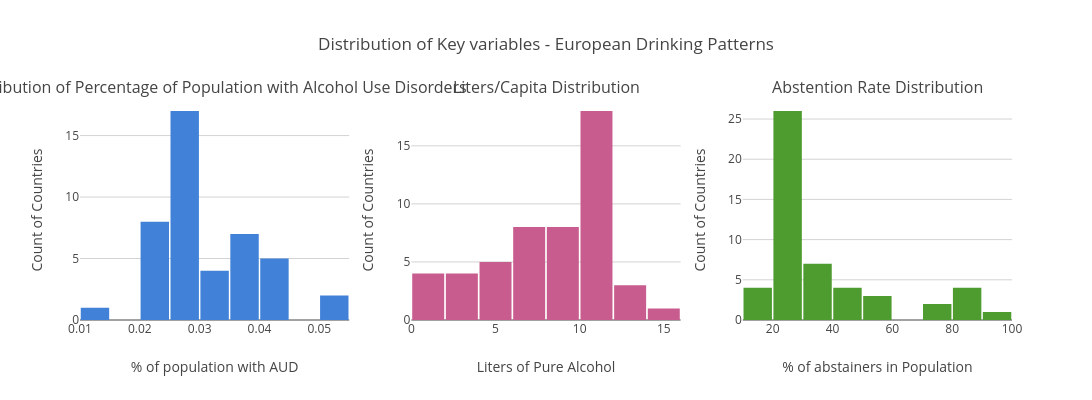

Write notebook code for a chart like this one.
### Code cell
fig = make_subplots(rows=1, cols=3,
                    subplot_titles=['Distribution of Percentage of Population with Alcohol Use Disorders',
                                    'Liters/Capita Distribution',
                                    'Abstention Rate Distribution'])
fig.add_trace(go.Histogram(x=prev_avg['precent_of_prevalence'], nbinsx=10,marker_color='#4182D8'),row=1, col=1)
fig.add_trace(go.Histogram(x=con_avg['NumericValue'], nbinsx=10,marker_color='#C85C8E'), row=1, col=2)
fig.add_trace(go.Histogram(x=abs_avg['NumericValue'], nbinsx=10,marker_color='#4E9B30'), row=1, col=3)


fig.update_layout(
    title='Distribution of Key variables - European Drinking Patterns',
    plot_bgcolor='white',
    showlegend=False,
    bargap=0.05,
    height=400,
    width=1200
)
fig.update_xaxes(showgrid=False)
fig.update_xaxes(title_text= '% of population with AUD', row=1, col=1)
fig.update_xaxes(title_text='Liters of Pure Alcohol', row=1, col=2)
fig.update_xaxes(title_text='% of abstainers in Population', row=1, col=3)
fig.update_yaxes(showgrid=True, gridcolor='lightgrey', title_text='Count of Countries')

### Figure 1 — Plotly figure (JSON) as saved in the notebook; plotly's stock layout.template omitted (floating-point values rounded to 4 significant figures)
{"data": [{"marker": {"color": "#4182D8"}, "nbinsx": 10, "type": "histogram", "x": [0.02223, 0.03045, 0.04283, 0.03358, 0.03685, 0.02776, 0.02463, 0.02887, 0.02872, 0.02744, 0.04455, 0.02294, 0.0351, 0.0357, 0.03237, 0.02872, 0.02833, 0.03514, 0.05287, 0.01407, 0.02733, 0.02684, 0.02816, 0.03611, 0.02906, 0.02953, 0.02387, 0.02316, 0.02312, 0.02098, 0.03767, 0.0436, 0.02386, 0.02784, 0.04362, 0.02915, 0.02586, 0.02842, 0.03235, 0.02659, 0.05106, 0.03963, 0.02996, 0.04466], "xaxis": "x", "yaxis": "y"}, {"marker": {"color": "#C85C8E"}, "nbinsx": 10, "type": "histogram", "x": [4.442, 11.3, 3.706, 11.94, 0.6389, 11.65, 10.16, 4.552, 10.21, 10.6, 5.885, 13.25, 10.2, 14.36, 9.121, 12.3, 6.687, 11.39, 7.501, 11.7, 7.14, 11.94, 2.455, 7.804, 3.605, 5.369, 10.53, 12.34, 11.85, 6.496, 9.247, 8.929, 4.075, 6.319, 9.985, 11.04, 8.158, 10.68, 9.603, 8.711, 10.31, 10.73, 10.3, 7.067, 9.459, 0.7772, 2.863, 1.445, 6.881, 10.39, 1.914], "xaxis": "x2", "yaxis": "y2"}, {"marker": {"color": "#4E9B30"}, "nbinsx": 10, "type": "histogram", "x": [49.8, 16.39, 50.69, 20.47, 85.62, 29.54, 22.12, 57.88, 34.91, 30.63, 31.11, 25.14, 21.65, 24.04, 21.32, 22.25, 44.92, 21.1, 26.25, 27.73, 22.36, 17.5, 40.38, 25.0, 74.4, 79.46, 25.8, 24.19, 16.1, 24.93, NaN, 45.8, 22.07, 56.49, 23.3, 27.63, 21.51, 30.29, 24.39, 39.78, NaN, 39.73, 27.5, 27.94, 21.72, 23.03, 19.9, 88.24, 84.1, 90.25, 32.24, 21.66, 85.33], "xaxis": "x3", "yaxis": "y3"}], "layout": {"annotations": [{"font": {"size": 16}, "showarrow": false, "text": "Distribution of Percentage of Population with Alcohol Use Disorders", "x": 0.1444, "xanchor": "center", "xref": "paper", "y": 1, "yanchor": "bottom", "yref": "paper"}, {"font": {"size": 16}, "showarrow": false, "text": "Liters/Capita Distribution", "x": 0.5, "xanchor": "center", "xref": "paper", "y": 1, "yanchor": "bottom", "yref": "paper"}, {"font": {"size": 16}, "showarrow": false, "text": "Abstention Rate Distribution", "x": 0.8556, "xanchor": "center", "xref": "paper", "y": 1, "yanchor": "bottom", "yref": "paper"}], "bargap": 0.05, "height": 400, "plot_bgcolor": "white", "showlegend": false, "title": {"text": "Distribution of Key variables - European Drinking Patterns"}, "width": 1200, "xaxis": {"anchor": "y", "domain": [0, 0.2889], "showgrid": false, "title": {"text": "% of population with AUD"}}, "xaxis2": {"anchor": "y2", "domain": [0.3556, 0.6444], "showgrid": false, "title": {"text": "Liters of Pure Alcohol"}}, "xaxis3": {"anchor": "y3", "domain": [0.7111, 1], "showgrid": false, "title": {"text": "% of abstainers in Population"}}, "yaxis": {"anchor": "x", "domain": [0, 1], "gridcolor": "lightgrey", "showgrid": true, "title": {"text": "Count of Countries"}}, "yaxis2": {"anchor": "x2", "domain": [0, 1], "gridcolor": "lightgrey", "showgrid": true, "title": {"text": "Count of Countries"}}, "yaxis3": {"anchor": "x3", "domain": [0, 1], "gridcolor": "lightgrey", "showgrid": true, "title": {"text": "Count of Countries"}}}}
